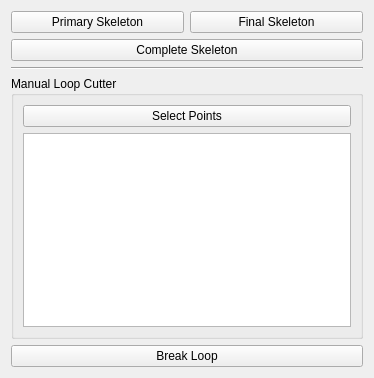
          <widget class="QWidget" name="skeletonization">
           <property name="geometry">
            <rect>
             <x>0</x>
             <y>0</y>
             <width>374</width>
             <height>378</height>
            </rect>
           </property>
           <attribute name="label">
            <string>Skeletonization</string>
           </attribute>
           <layout class="QGridLayout" name="gridLayout_20">
            <item row="3" column="0" colspan="2">
             <widget class="QGroupBox" name="groupBox_2">
              <property name="title">
               <string>Manual Loop Cutter</string>
              </property>
              <layout class="QGridLayout" name="gridLayout_16">
               <item row="0" column="0">
                <widget class="QPushButton" name="selectPoints">
                 <property name="text">
                  <string>Select Points</string>
                 </property>
                </widget>
               </item>
               <item row="1" column="0">
                <widget class="QListWidget" name="loopCutList"/>
               </item>
              </layout>
             </widget>
            </item>
            <item row="1" column="0" colspan="2">
             <widget class="QPushButton" name="completeSkel">
              <property name="text">
               <string>Complete Skeleton</string>
              </property>
             </widget>
            </item>
            <item row="0" column="1">
             <widget class="QPushButton" name="finalSkel">
              <property name="text">
               <string>Final Skeleton</string>
              </property>
             </widget>
            </item>
            <item row="0" column="0">
             <widget class="QPushButton" name="primarySkel">
              <property name="text">
               <string>Primary Skeleton</string>
              </property>
             </widget>
            </item>
            <item row="2" column="0" colspan="2">
             <widget class="Line" name="line_8">
              <property name="orientation">
               <enum>Qt::Orientation::Horizontal</enum>
              </property>
             </widget>
            </item>
            <item row="4" column="0" colspan="2">
             <widget class="QPushButton" name="BreakLoop">
              <property name="text">
               <string>Break Loop</string>
              </property>
             </widget>
            </item>
           </layout>
          </widget>
